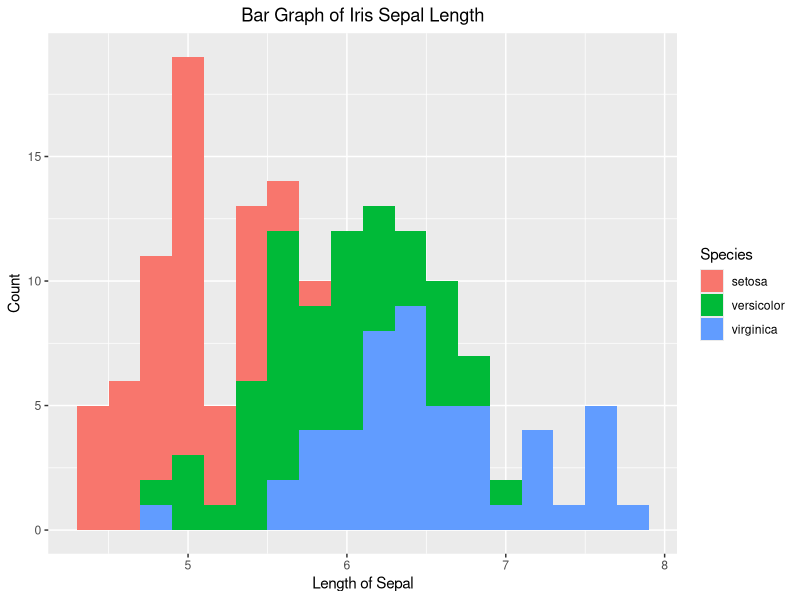
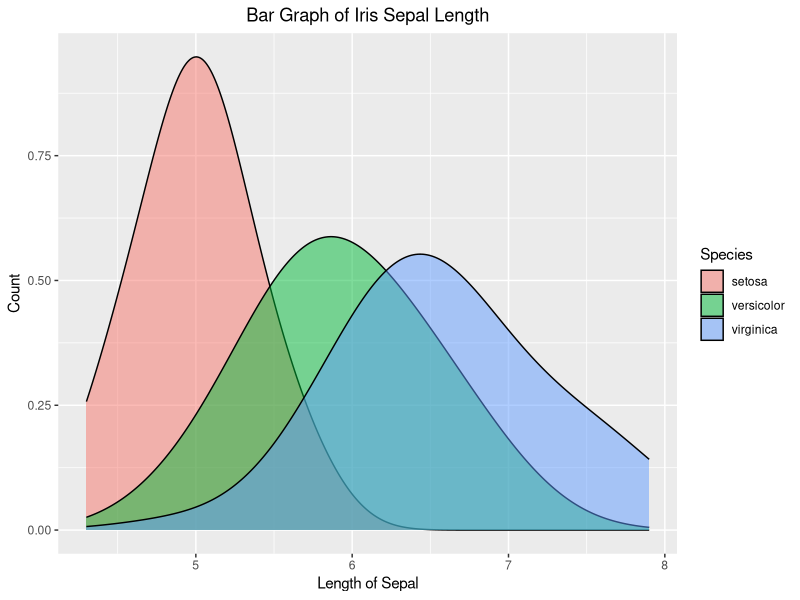
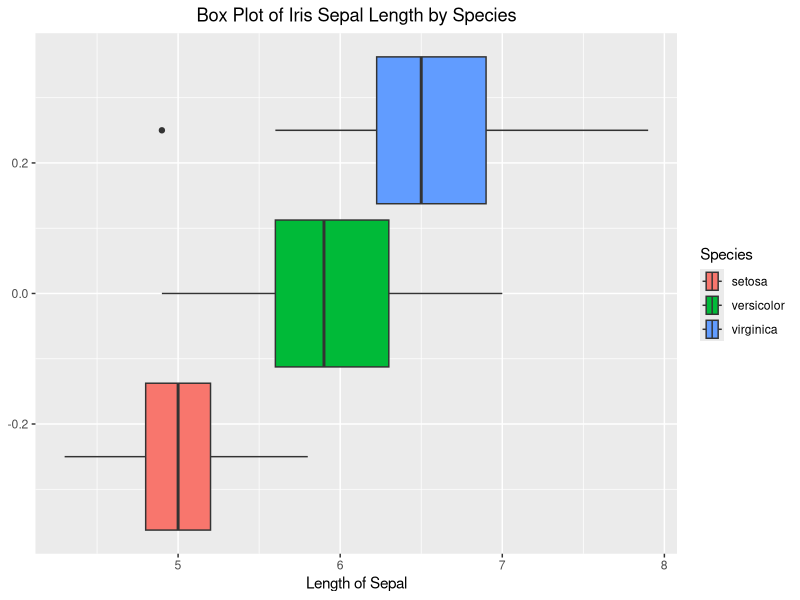
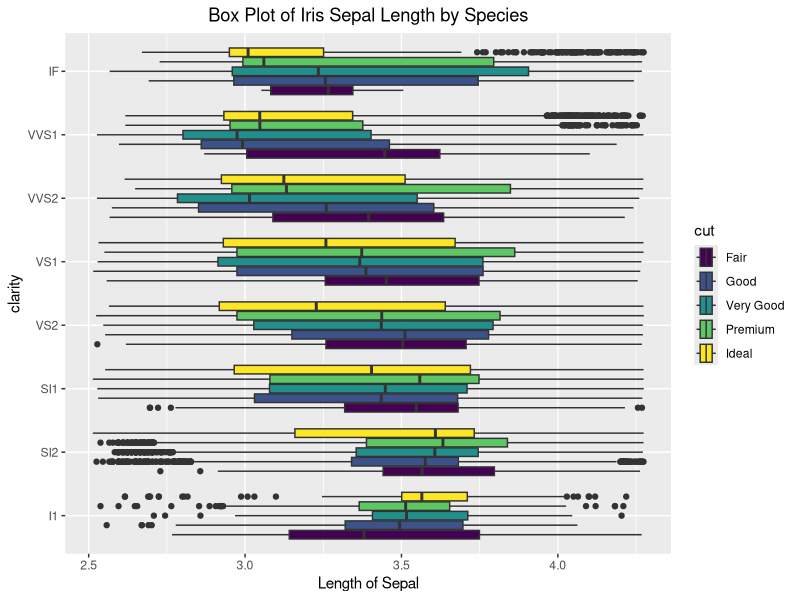
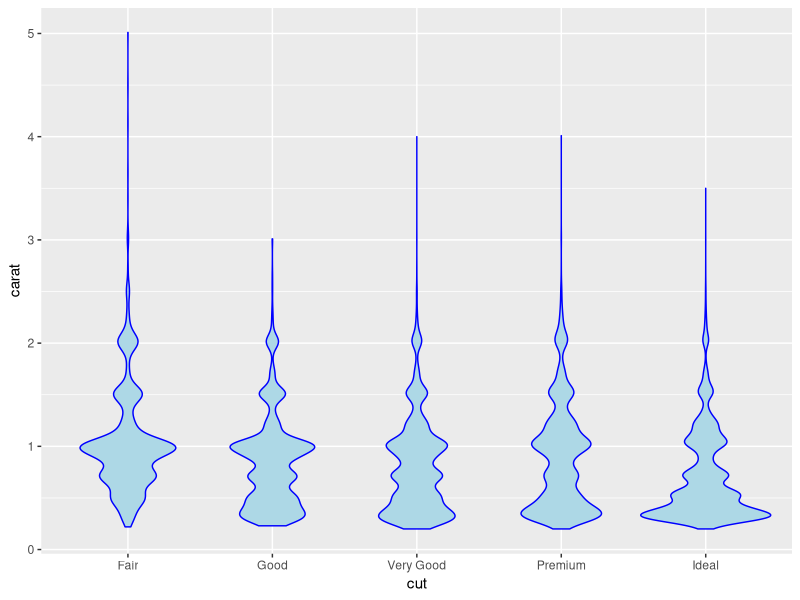
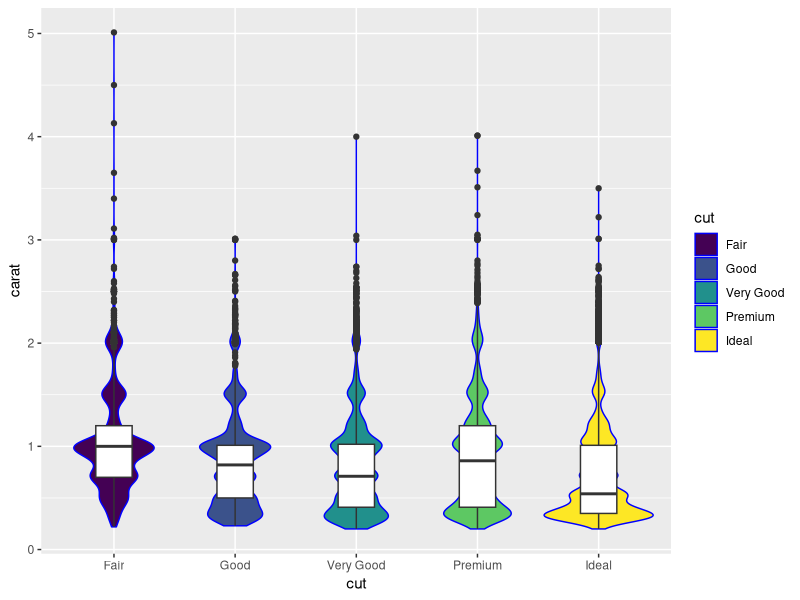
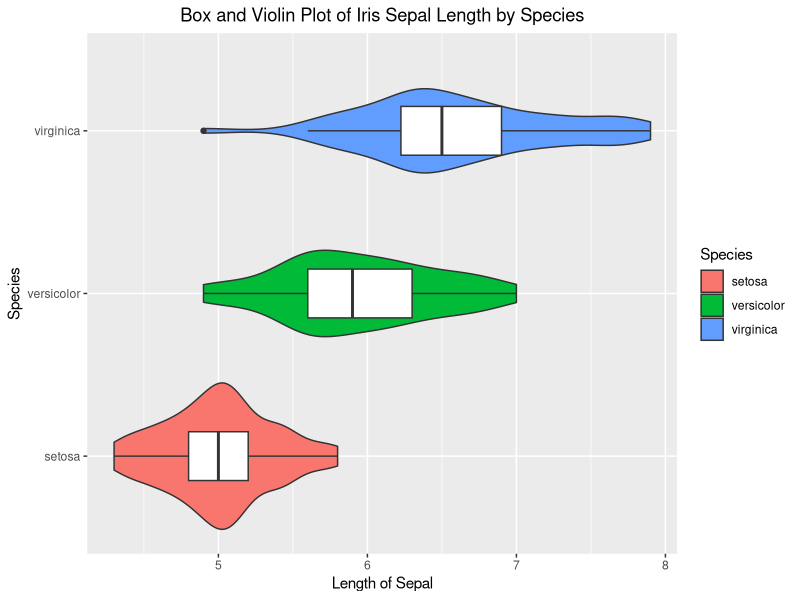

Reproduce these figures in R, in order.
# -------------------------------#
#        Week 03--Day06          #
#   Visualizing Distribution     #
# Histograms+Density Plot Review #
#     Boxplots+Violin Plot       #
#--------------------------------#


#==============================================#
#     Histograms + Density Plot  Review        #
#==============================================#

library(tidyverse)

### (4.1) Histograms ###
# make a histogram for variable Sepal.Length in iris dataset, pick an appropriate binwidth
# add more features like the labels, title, color et al
# any idea about the distribution? 

ggplot() +
  geom_histogram(aes(x=Sepal.Length, fill=Species), data=iris,binwidth=0.2) +
  labs(y="Count", x="Length of Sepal") + 
  ggtitle("Bar Graph of Iris Sepal Length") +
  theme(plot.title = element_text(hjust = 0.5)) 





### (4.2) Density Plots ###

# make a density plot for variable Sepal.Length in iris dataset, pick an appropriate bandwidth
# any idea about the distribution? 
ggplot() +
  geom_density(aes(x=Sepal.Length, fill=Species), data=iris,adjust=2, alpha=0.5) +
  labs(y="Count", x="Length of Sepal") + 
  ggtitle("Bar Graph of Iris Sepal Length") +
  theme(plot.title = element_text(hjust = 0.5)) 




### (4.3) Boxplots ###
# What is boxplot? https://www.khanacademy.org/math/statistics-probability/summarizing-quantitative-data/box-whisker-plots/a/box-plot-review

## (1) Simple boxplot for price
?geom_boxplot

# Median, hinge: (Q1, Q3), whiskers: (Q1-1.5*IQR, Q3+1.5*IQR) 
# IQR: interquartile range, IQR=Q3-Q1
# outliers

ggplot() +
  geom_boxplot(aes(x=Sepal.Length, fill=Species),data = iris)+
  labs(x="Length of Sepal") + 
  ggtitle("Box Plot of Iris Sepal Length by Species") +
  theme(plot.title = element_text(hjust = 0.5))


## (2) Side-by-side for each clarity category
ggplot() +
  geom_boxplot(aes(x=log10(price), y=clarity, fill=cut),data = diamonds)+
  labs(x="Length of Sepal") + 
  ggtitle("Box Plot of Iris Sepal Length by Species") +
  theme(plot.title = element_text(hjust = 0.5))
 # Advantages and disadvantages?
# Advantages:
# plot is more efficient
# view the 5 number summary very straight forwards
#
# Disadvantages


## Any problems with the data? Is there an alternative way to view this?



## (3) Options: scale, color, fill, shape and size of outlier, orientation, etc


## Question: What are the advantages and disadvantages of the boxplot?
## advantage:

## disadvantage: 


### (4.4) Violin Plots ###

## Violin plots are similar to box plots, except that they also 
## show the mirrored probability density of the data at different values, 
## usually smoothed by a kernel density estimator.
## https://en.wikipedia.org/wiki/Violin_plot#:~:text=A%20violin%20plot%20is%20a,by%20a%20kernel%20density%20estimator.
## https://datavizcatalogue.com/methods/violin_plot.html

?geom_violin # By default, R only display the mirrored probablility density.

## (1) Violin plot introduction
ggplot() +
  geom_violin(aes(x=cut, y=carat), color="blue",fill="lightblue",data=diamonds)

ggplot() +
  geom_violin(aes(x=cut, y=carat, fill=cut), color="blue",data=diamonds) +
  geom_boxplot(aes(x=cut, y=carat), width=0.3, data = diamonds)


## color: controls the color of the border, fill controls what 
## fill: controls what color fills the violine
## theme_bw(): change the theme of the background
## more options: http://www.sthda.com/english/wiki/ggplot2-themes-and-background-colors-the-3-elements
## Can also change the scale similar as the density plot.

## (2) Combine violin plots with boxplots


## Anything wrong? How to fix it?



## (3) Other options
## You can also customize the graph by changing color, scale, fill, etc
## scale_fill_manual() for box plot, bar plot, violin plot, dot plot, etc
  

# scale_fill_manual(values=c("#FFDB6D", "#C4961A", "#F4EDCA", 
#                             "#D16103", "#C3D7A4", "#52854C", "#4E84C4","#293352"))


## https://www.datanovia.com/en/blog/ggplot-colors-best-tricks-you-will-love/


## For future design principals class: http://www.cookbook-r.com/Graphs/Colors_(ggplot2)/




ggplot() +
  geom_violin(aes(x=Sepal.Length, y=Species, fill=Species),data=iris) +
  geom_boxplot(aes(x=Sepal.Length, y=Species), width=0.3, data = iris) + 
  labs(x="Length of Sepal") + 
  ggtitle("Box and Violin Plot of Iris Sepal Length by Species") +
  theme(plot.title = element_text(hjust = 0.5))



